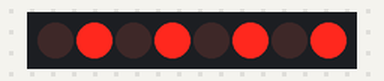
This sketch was run on a simulated Arduino Uno, built with avr-gcc and run on an emulated ATmega328P. Shown: 8 shift-register outputs drawn as a row of LEDs (first output left, lit = HIGH). Wiring (inferred from the names in the program): shift register (74HC595): data pin 4; shift clock pin 6; latch pin 5. Wiring (inferred from the signals the program sends): row of LEDs: on Q0, Q1, Q2, Q3, Q4, Q5, Q6, Q7.

Above: at 0.2 s.
At 1.7 s:
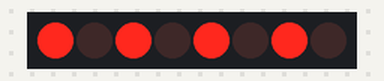
Timing chart, 0 to 3.0 s (numbered marks = the images above):
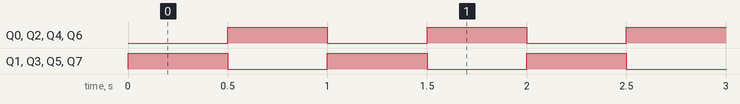

The sketch:

SHIFT_REGISTER_SWAPDANCE.ino
```cpp
#define latchPin 5
#define clockPin 6
#define dataPin 4

byte led1 = B01010101;
byte led2 = B10101010;


void setup() {
  // put your setup code here, to run once:
  pinMode(latchPin, OUTPUT);
  pinMode(dataPin, OUTPUT);
  pinMode(clockPin, OUTPUT);
}

void loop() {
  // put your main code here, to run repeatedly:
  digitalWrite(latchPin, LOW);
  shiftOut(dataPin, clockPin, LSBFIRST, led1);
  digitalWrite(latchPin, HIGH);
  delay(500);
  digitalWrite(latchPin, LOW);
  shiftOut(dataPin, clockPin, LSBFIRST, led2);
  digitalWrite(latchPin, HIGH);
  delay(500);
}
```

Measured:
- by itself, Q0–7: alternates HIGH for 0.50 s and LOW for 0.50 s
